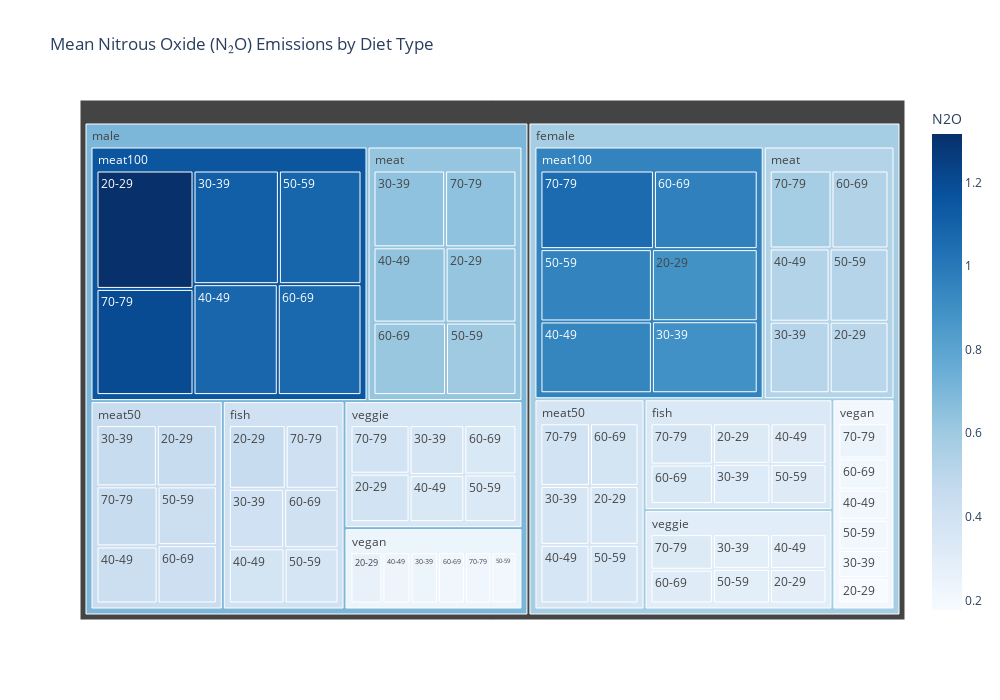

Notebook code cell kept with this figure:
### Code cell
plot_treemap('N2O', 'Mean Nitrous Oxide (N₂O) Emissions by Diet Type')

### Figure 1 — Plotly figure (JSON) as saved in the notebook; plotly's stock layout.template omitted (floating-point values rounded to 4 significant figures)
{"data": [{"branchvalues": "total", "customdata": [[0.3307], [0.4528], [0.5053], [0.6268], [0.8893], [1.316], [0.3637], [0.4534], [0.1769], [0.2652], [0.2904], [0.3899], [0.3281], [0.4099], [0.5151], [0.6456], [0.8917], [1.113], [0.3642], [0.4542], [0.1976], [0.2316], [0.2958], [0.3717], [0.3222], [0.3835], [0.528], [0.6392], [0.9455], [1.079], [0.3615], [0.4285], [0.2103], [0.2351], [0.2928], [0.3502], [0.3172], [0.3701], [0.5206], [0.6008], [0.9558], [1.087], [0.3614], [0.4273], [0.2101], [0.2098], [0.294], [0.3358], [0.3474], [0.402], [0.5344], [0.6188], [0.9663], [1.071], [0.382], [0.4232], [0.2163], [0.2253], [0.3118], [0.3479], [0.3637], [0.4165], [0.5786], [0.646], [1.059], [1.199], [0.3898], [0.45], [0.2449], [0.2181], [0.329], [0.3892], [0.3357], [0.4075], [0.5314], [0.63], [0.9543], [1.151], [0.3708], [0.4398], [0.2114], [0.2322], [0.3029], [0.3652], [0.581], [0.7006]], "domain": {"x": [0, 1], "y": [0, 1]}, "hovertemplate": "labels=%{label}<br>N2O_sum=%{value}<br>parent=%{parent}<br>id=%{id}<br>N2O=%{color}<extra></extra>", "ids": ["female/fish/20-29", "male/fish/20-29", "female/meat/20-29", "male/meat/20-29", "female/meat100/20-29", "male/meat100/20-29", "female/meat50/20-29", "male/meat50/20-29", "female/vegan/20-29", "male/vegan/20-29", "female/veggie/20-29", "male/veggie/20-29", "female/fish/30-39", "male/fish/30-39", "female/meat/30-39", "male/meat/30-39", "female/meat100/30-39", "male/meat100/30-39", "female/meat50/30-39", "male/meat50/30-39", "female/vegan/30-39", "male/vegan/30-39", "female/veggie/30-39", "male/veggie/30-39", "female/fish/40-49", "male/fish/40-49", "female/meat/40-49", "male/meat/40-49", "female/meat100/40-49", "male/meat100/40-49", "female/meat50/40-49", "male/meat50/40-49", "female/vegan/40-49", "male/vegan/40-49", "female/veggie/40-49", "male/veggie/40-49", "female/fish/50-59", "male/fish/50-59", "female/meat/50-59", "male/meat/50-59", "female/meat100/50-59", "male/meat100/50-59", "female/meat50/50-59", "male/meat50/50-59", "female/vegan/50-59", "male/vegan/50-59", "female/veggie/50-59", "male/veggie/50-59", "female/fish/60-69", "male/fish/60-69", "female/meat/60-69", "male/meat/60-69", "female/meat100/60-69", "male/meat100/60-69", "female/meat50/60-69", "male/meat50/60-69", "female/vegan/60-69", "male/vegan/60-69", "female/veggie/60-69", "male/veggie/60-69", "female/fish/70-79", "male/fish/70-79", "female/meat/70-79", "male/meat/70-79", "female/meat100/70-79", "male/meat100/70-79", "female/meat50/70-79", "male/meat50/70-79", "female/vegan/70-79", "male/vegan/70-79", "female/veggie/70-79", "male/veggie/70-79", "female/fish", "male/fish", "female/meat", "male/meat", "female/meat100", "male/meat100", "female/meat50", "male/meat50", "female/vegan", "male/vegan", "female/veggie", "male/veggie", "female", "male"], "labels": ["20-29", "20-29", "20-29", "20-29", "20-29", "20-29", "20-29", "20-29", "20-29", "20-29", "20-29", "20-29", "30-39", "30-39", "30-39", "30-39", "30-39", "30-39", "30-39", "30-39", "30-39", "30-39", "30-39", "30-39", "40-49", "40-49", "40-49", "40-49", "40-49", "40-49", "40-49", "40-49", "40-49", "40-49", "40-49", "40-49", "50-59", "50-59", "50-59", "50-59", "50-59", "50-59", "50-59", "50-59", "50-59", "50-59", "50-59", "50-59", "60-69", "60-69", "60-69", "60-69", "60-69", "60-69", "60-69", "60-69", "60-69", "60-69", "60-69", "60-69", "70-79", "70-79", "70-79", "70-79", "70-79", "70-79", "70-79", "70-79", "70-79", "70-79", "70-79", "70-79", "fish", "fish", "meat", "meat", "meat100", "meat100", "meat50", "meat50", "vegan", "vegan", "veggie", "veggie", "female", "male"], "marker": {"coloraxis": "coloraxis", "colors": [0.3307, 0.4528, 0.5053, 0.6268, 0.8893, 1.316, 0.3637, 0.4534, 0.1769, 0.2652, 0.2904, 0.3899, 0.3281, 0.4099, 0.5151, 0.6456, 0.8917, 1.113, 0.3642, 0.4542, 0.1976, 0.2316, 0.2958, 0.3717, 0.3222, 0.3835, 0.528, 0.6392, 0.9455, 1.079, 0.3615, 0.4285, 0.2103, 0.2351, 0.2928, 0.3502, 0.3172, 0.3701, 0.5206, 0.6008, 0.9558, 1.087, 0.3614, 0.4273, 0.2101, 0.2098, 0.294, 0.3358, 0.3474, 0.402, 0.5344, 0.6188, 0.9663, 1.071, 0.382, 0.4232, 0.2163, 0.2253, 0.3118, 0.3479, 0.3637, 0.4165, 0.5786, 0.646, 1.059, 1.199, 0.3898, 0.45, 0.2449, 0.2181, 0.329, 0.3892, 0.3357, 0.4075, 0.5314, 0.63, 0.9543, 1.151, 0.3708, 0.4398, 0.2114, 0.2322, 0.3029, 0.3652, 0.581, 0.7006]}, "name": "", "parents": ["female/fish", "male/fish", "female/meat", "male/meat", "female/meat100", "male/meat100", "female/meat50", "male/meat50", "female/vegan", "male/vegan", "female/veggie", "male/veggie", "female/fish", "male/fish", "female/meat", "male/meat", "female/meat100", "male/meat100", "female/meat50", "male/meat50", "female/vegan", "male/vegan", "female/veggie", "male/veggie", "female/fish", "male/fish", "female/meat", "male/meat", "female/meat100", "male/meat100", "female/meat50", "male/meat50", "female/vegan", "male/vegan", "female/veggie", "male/veggie", "female/fish", "male/fish", "female/meat", "male/meat", "female/meat100", "male/meat100", "female/meat50", "male/meat50", "female/vegan", "male/vegan", "female/veggie", "male/veggie", "female/fish", "male/fish", "female/meat", "male/meat", "female/meat100", "male/meat100", "female/meat50", "male/meat50", "female/vegan", "male/vegan", "female/veggie", "male/veggie", "female/fish", "male/fish", "female/meat", "male/meat", "female/meat100", "male/meat100", "female/meat50", "male/meat50", "female/vegan", "male/vegan", "female/veggie", "male/veggie", "female", "male", "female", "male", "female", "male", "female", "male", "female", "male", "female", "male", "", ""], "type": "treemap", "values": [319.8, 437.1, 492.2, 609.6, 854.9, 1267.0, 353.8, 439.2, 172.2, 259.0, 278.9, 373.8, 317.5, 396.9, 501.3, 629.1, 853.8, 1070.0, 354.8, 442.1, 191.3, 224.0, 284.0, 356.6, 312.2, 371.8, 512.3, 621.0, 896.3, 1031.0, 352.4, 417.0, 204.8, 227.6, 282.1, 337.9, 308.3, 359.5, 504.7, 583.8, 903.3, 1035.0, 352.4, 416.1, 203.9, 204.2, 283.5, 324.8, 337.8, 389.9, 519.6, 601.0, 913.9, 1024.0, 372.7, 412.9, 210.1, 218.4, 300.8, 336.3, 353.3, 406.0, 563.0, 626.7, 999.7, 1136.0, 380.1, 438.8, 238.9, 213.8, 318.1, 374.8, 1949.0, 2361.0, 3093.0, 3671.0, 5422.0, 6563.0, 2166.0, 2566.0, 1221.0, 1347.0, 1747.0, 2104.0, 15600.0, 18610.0]}], "layout": {"coloraxis": {"colorbar": {"title": {"text": "N2O"}}, "colorscale": [[0, "rgb(247,251,255)"], [0.125, "rgb(222,235,247)"], [0.25, "rgb(198,219,239)"], [0.375, "rgb(158,202,225)"], [0.5, "rgb(107,174,214)"], [0.625, "rgb(66,146,198)"], [0.75, "rgb(33,113,181)"], [0.875, "rgb(8,81,156)"], [1, "rgb(8,48,107)"]]}, "height": 700, "legend": {"tracegroupgap": 0}, "title": {"text": "Mean Nitrous Oxide (N₂O) Emissions by Diet Type"}, "width": 1000}}
